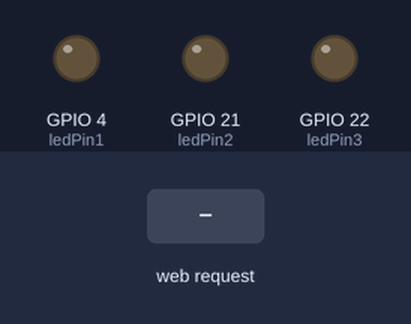
Bench run of a sketch on a simulated ESP32. Parts: output pins drawn as LEDs (lit = HIGH). Inputs (shaded band) come from the test bench. WiFi joins after 1.5 s; servers stay silent unless stated; what the sketch prints to the serial monitor is not drawn.

Above: at 2.7 s.
2.8 s: HTTP request GET /led1 received
At 3.3 s:
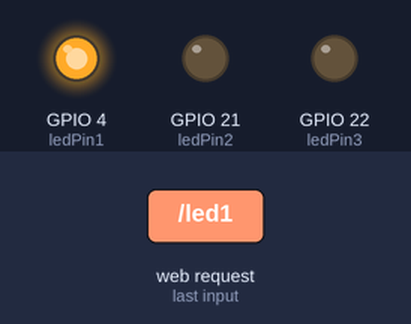
4.3 s: HTTP request GET /led2 received
At 5.5 s:
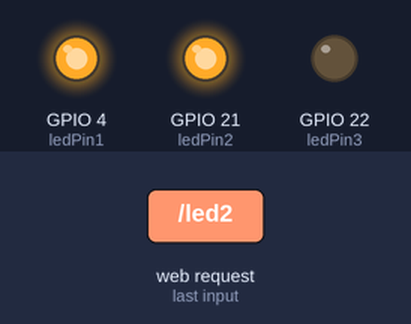
5.8 s: HTTP request GET /led3 received
At 6.8 s:
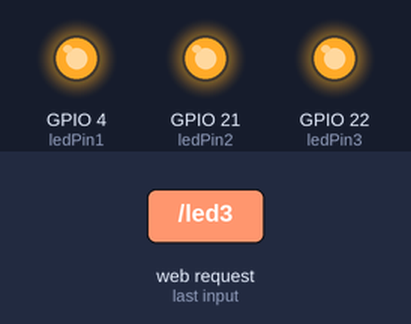
7.3 s: HTTP request GET /desligarTudo received
At 7.9 s:
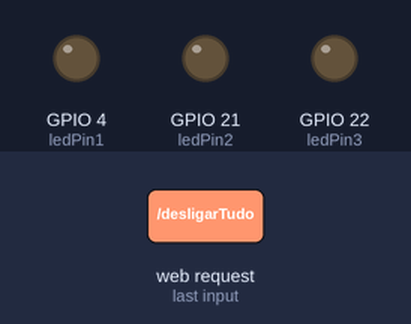
8.8 s: HTTP request GET /led2 received
At 10.0 s:
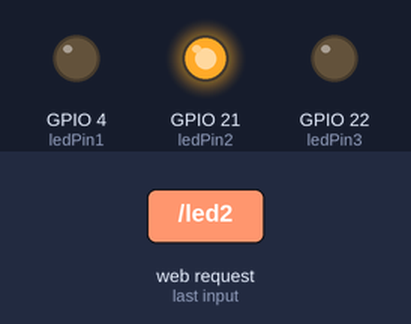
10.3 s: HTTP request GET /led3 received
At 11.4 s:
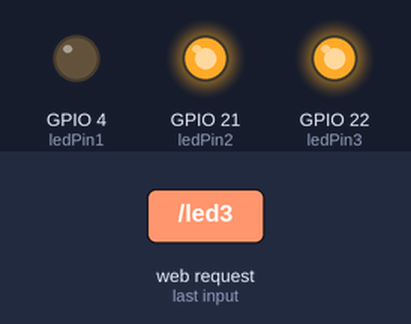
Timing chart, 0 to 12.8 s (numbered marks = the images above; inputs shaded):
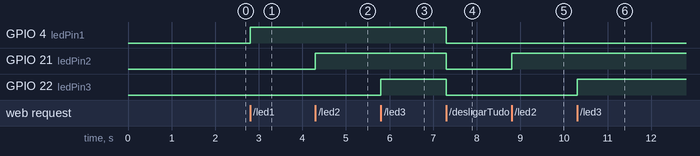

Measured:
- after the input at 2.8 s, GPIO 4 (ledPin1): LOW → HIGH at once
- after the input at 4.3 s, GPIO 21 (ledPin2): LOW → HIGH at once
- after the input at 5.8 s, GPIO 22 (ledPin3): LOW → HIGH at once
- after the input at 7.3 s, GPIO 4 (ledPin1), GPIO 21 (ledPin2), GPIO 22 (ledPin3): HIGH → LOW at once
- after the input at 8.8 s, GPIO 21 (ledPin2): LOW → HIGH at once
- after the input at 10.3 s, GPIO 22 (ledPin3): LOW → HIGH at once

The sketch:

10_Interface_Web_Led_fetch.ino
```cpp
#include <WiFi.h>
#include <WebServer.h>

const char* ssid = "Brad";
const char* password = "catingueiro";

WebServer server(80);

const int ledPin1 = 4;
const int ledPin2 = 21;
const int ledPin3 = 22;

void setup() {
  Serial.begin(115200);
  pinMode(ledPin1, OUTPUT);
  pinMode(ledPin2, OUTPUT);
  pinMode(ledPin3, OUTPUT);
  digitalWrite(ledPin1, LOW);
  digitalWrite(ledPin2, LOW);
  digitalWrite(ledPin3, LOW);

  WiFi.begin(ssid, password);
  Serial.print("Conectando ao WiFi");
  while (WiFi.status() != WL_CONNECTED) {
    delay(500);
    Serial.print(".");
  }
  Serial.println("\nWiFi conectado!");
  Serial.println(WiFi.localIP());

  server.on("/", handleRoot);
  server.on("/led1", led1);
  server.on("/led2", led2);
  server.on("/led3", led3);
  server.on("/desligarTudo", desligarTudo);

  server.begin();
  Serial.println("Servidor iniciado!");
}

void loop() {
  server.handleClient();
}

void handleRoot() {
  String html = R"rawliteral(
  <!DOCTYPE html>
  <html>
  <head>
    <title>Controle de LED</title>
    <meta name="viewport" content="width=device-width, initial-scale=1">
    <style>
      body { font-family: Arial; text-align: center; margin-top: 50px; }
      button { padding: 12px 24px; margin: 10px; font-size: 16px; }
      body {background-color: black; color: white}
    </style>
    <script>
      function enviarComando(rota) {
        fetch(rota)
          .then(response => response.text())
          .then(data => {
            document.getElementById('status').innerText = data;
          });
      }
    </script>
  </head>
  <body>
    <h1>Controle dos LEDs</h1>
    <button onclick="enviarComando('/led1')">Ligar LED 1</button>
    <button onclick="enviarComando('/led2')">Ligar LED 2</button>
    <button onclick="enviarComando('/led3')">Ligar LED 3</button>
    <button onclick="enviarComando('/desligarTudo')">Desligar Tudo</button>
    <p id="status">Aguardando comando...</p>
  </body>
  </html>
  )rawliteral";

  server.send(200, "text/html", html);
}

void led1() {
  digitalWrite(ledPin1, HIGH);
  server.send(200, "text/plain", "LED 1 ligado");
}

void led2() {
  digitalWrite(ledPin2, HIGH);
  server.send(200, "text/plain", "LED 2 ligado");
}

void led3() {
  digitalWrite(ledPin3, HIGH);
  server.send(200, "text/plain", "LED 3 ligado");
}

void desligarTudo() {
  digitalWrite(ledPin1, LOW);
  digitalWrite(ledPin2, LOW);
  digitalWrite(ledPin3, LOW);
  server.send(200, "text/plain", "Todos os LEDs desligados");
}
```
